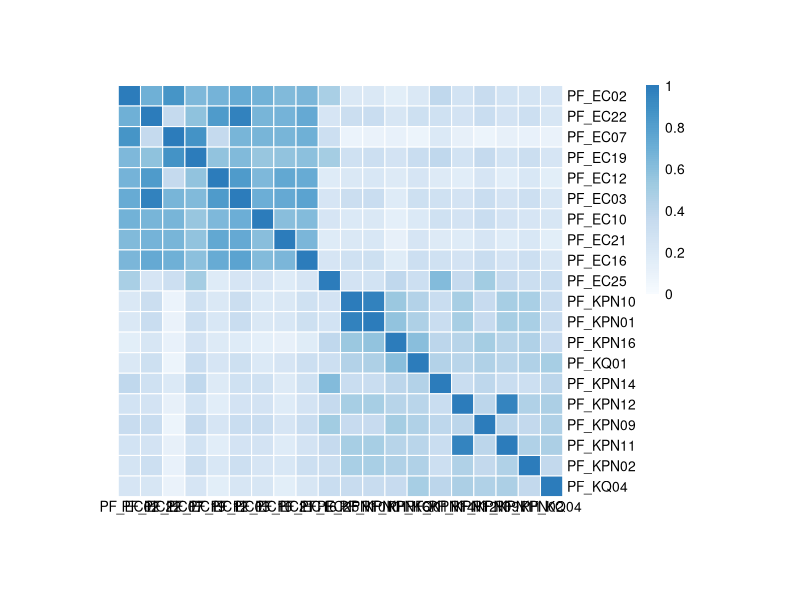

Here is the R script that generated this plot:
library(pheatmap)
library(RColorBrewer)
library(tidyr)

order <- c("EC02", "EC22", "EC07", "EC19", "EC12", "EC03", "EC10", "EC21", "EC16", "EC25",
           "KPN10", "KPN01", "KPN16", "KQ01", "KPN14", "KPN12", "KPN09", "KPN11", "KPN02", "KQ04")

caps_sets <- read.table("wGRR_genomes_Twoway.txt")
mat <- pivot_wider(caps_sets, names_from = V2, values_from = V3)
mat <- as.matrix(mat)
matrix <- mat[,-1]
rownames(matrix) <- mat[,1]
class(matrix) <- "numeric"
mator <- matrix[order, order]
colnames(mator) <- c("PF_EC02", "PF_EC22", "PF_EC07", "PF_EC19", "PF_EC12", "PF_EC03", "PF_EC10", "PF_EC21", "PF_EC16", "PF_EC25",
                     "PF_KPN10", "PF_KPN01", "PF_KPN16", "PF_KQ01", "PF_KPN14", "PF_KPN12", "PF_KPN09", "PF_KPN11", "PF_KPN02", "PF_KQ04")
rownames(mator) <- c("PF_EC02", "PF_EC22", "PF_EC07", "PF_EC19", "PF_EC12", "PF_EC03", "PF_EC10", "PF_EC21", "PF_EC16", "PF_EC25",
                     "PF_KPN10", "PF_KPN01", "PF_KPN16", "PF_KQ01", "PF_KPN14", "PF_KPN12", "PF_KPN09", "PF_KPN11", "PF_KPN02", "PF_KQ04")



## Histograms and heatmaps
colors <- colorRampPalette(brewer.pal(9, "Blues"))(140)
pheatmap(mator, cluster_rows=F, cluster_cols=F, color=colors, border_color="white", angle_col=0, breaks=seq(0,1, length.out=100), cellwidth=16, cellheight=14.8)
